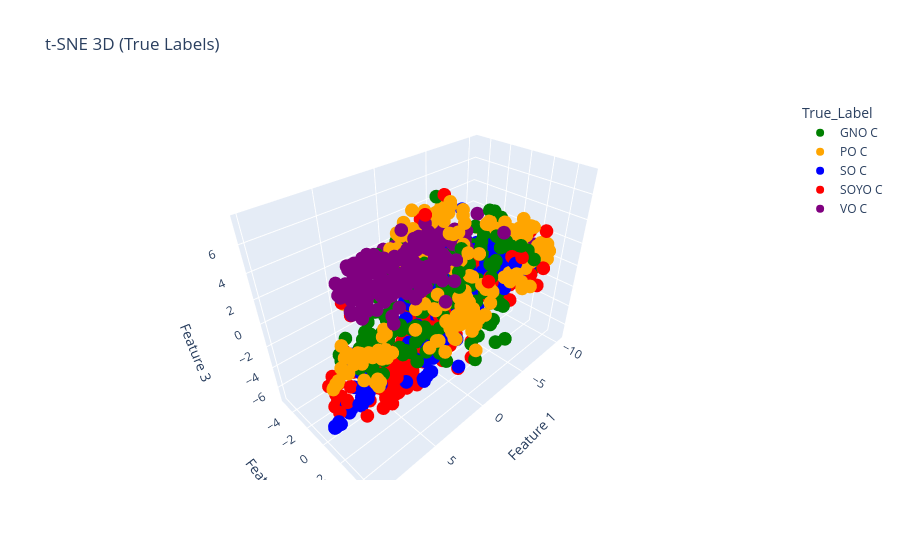

The code cell stored with this chart in its notebook:
### Code cell
palette = {
    "SO C": "blue",
    "PO C": "orange",
    "GNO C": "green",
    "SOYO C": "red",
    "VO C": "purple"
}

# Add TRUE labels to 3D t-SNE
tsne_3d_data["True_Label"] = y.values

fig = px.scatter_3d(
    tsne_3d_data,
    x="Feature 1",
    y="Feature 2",
    z="Feature 3",
    color="True_Label",
    color_discrete_map=palette,
    title="t-SNE 3D (True Labels)"
)
fig.write_image(r"Images\K-Means Clusters\tsne_3d_chips_plot.jpg")
fig.show()

### Figure 1 — Plotly figure (JSON) as saved in the notebook; plotly's stock layout.template omitted (floating-point values rounded to 4 significant figures; data arrays with more than 128 entries replaced by an {"elided": "..."} marker saying what was removed)
{"data": [{"hovertemplate": "True_Label=GNO C<br>Feature 1=%{x}<br>Feature 2=%{y}<br>Feature 3=%{z}<extra></extra>", "legendgroup": "GNO C", "marker": {"color": "green", "symbol": "circle"}, "mode": "markers", "name": "GNO C", "scene": "scene", "showlegend": true, "type": "scatter3d", "x": {"elided": "180 float values"}, "y": {"elided": "180 float values"}, "z": {"elided": "180 float values"}}, {"hovertemplate": "True_Label=PO C<br>Feature 1=%{x}<br>Feature 2=%{y}<br>Feature 3=%{z}<extra></extra>", "legendgroup": "PO C", "marker": {"color": "orange", "symbol": "circle"}, "mode": "markers", "name": "PO C", "scene": "scene", "showlegend": true, "type": "scatter3d", "x": {"elided": "180 float values"}, "y": {"elided": "180 float values"}, "z": {"elided": "180 float values"}}, {"hovertemplate": "True_Label=SO C<br>Feature 1=%{x}<br>Feature 2=%{y}<br>Feature 3=%{z}<extra></extra>", "legendgroup": "SO C", "marker": {"color": "blue", "symbol": "circle"}, "mode": "markers", "name": "SO C", "scene": "scene", "showlegend": true, "type": "scatter3d", "x": {"elided": "180 float values"}, "y": {"elided": "180 float values"}, "z": {"elided": "180 float values"}}, {"hovertemplate": "True_Label=SOYO C<br>Feature 1=%{x}<br>Feature 2=%{y}<br>Feature 3=%{z}<extra></extra>", "legendgroup": "SOYO C", "marker": {"color": "red", "symbol": "circle"}, "mode": "markers", "name": "SOYO C", "scene": "scene", "showlegend": true, "type": "scatter3d", "x": {"elided": "180 float values"}, "y": {"elided": "180 float values"}, "z": {"elided": "180 float values"}}, {"hovertemplate": "True_Label=VO C<br>Feature 1=%{x}<br>Feature 2=%{y}<br>Feature 3=%{z}<extra></extra>", "legendgroup": "VO C", "marker": {"color": "purple", "symbol": "circle"}, "mode": "markers", "name": "VO C", "scene": "scene", "showlegend": true, "type": "scatter3d", "x": {"elided": "180 float values"}, "y": {"elided": "180 float values"}, "z": {"elided": "180 float values"}}], "layout": {"legend": {"title": {"text": "True_Label"}, "tracegroupgap": 0}, "scene": {"domain": {"x": [0.0, 1.0], "y": [0.0, 1.0]}, "xaxis": {"title": {"text": "Feature 1"}}, "yaxis": {"title": {"text": "Feature 2"}}, "zaxis": {"title": {"text": "Feature 3"}}}, "title": {"text": "t-SNE 3D (True Labels)"}}}
